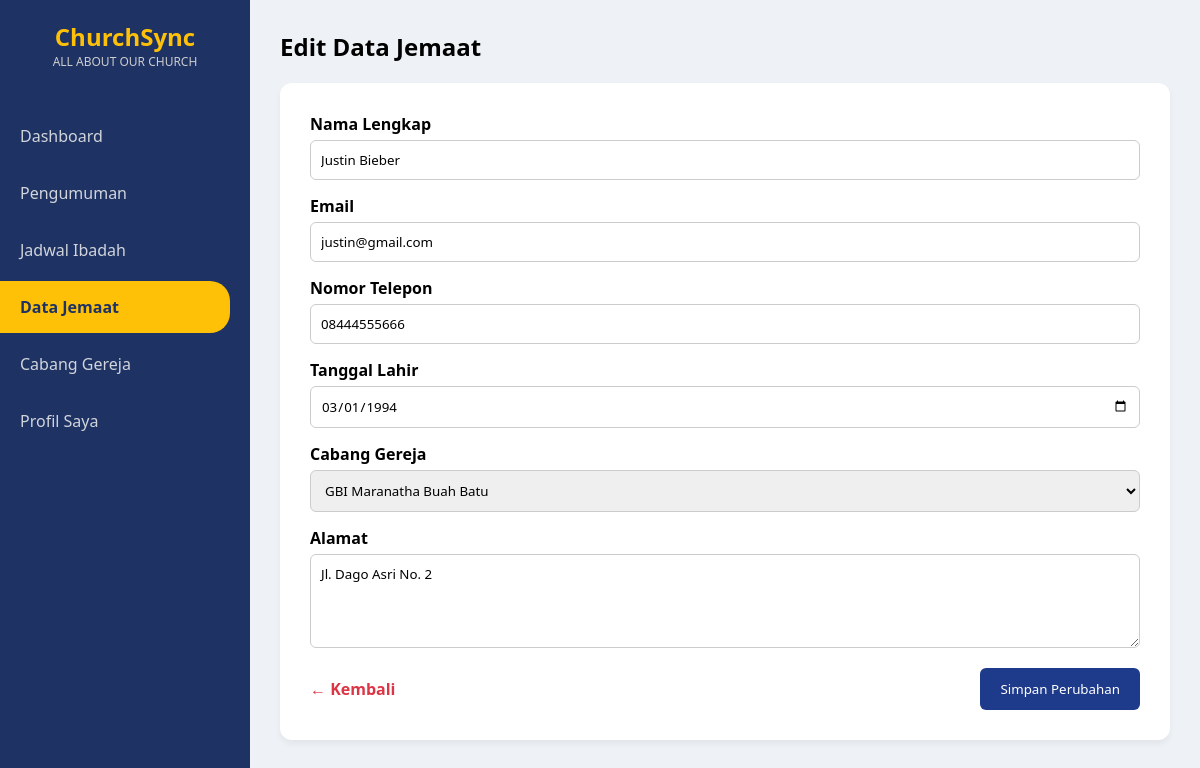
/admin/edit_jemaat.php?id=4 (signed in), run on an earlier commit of the app's database.
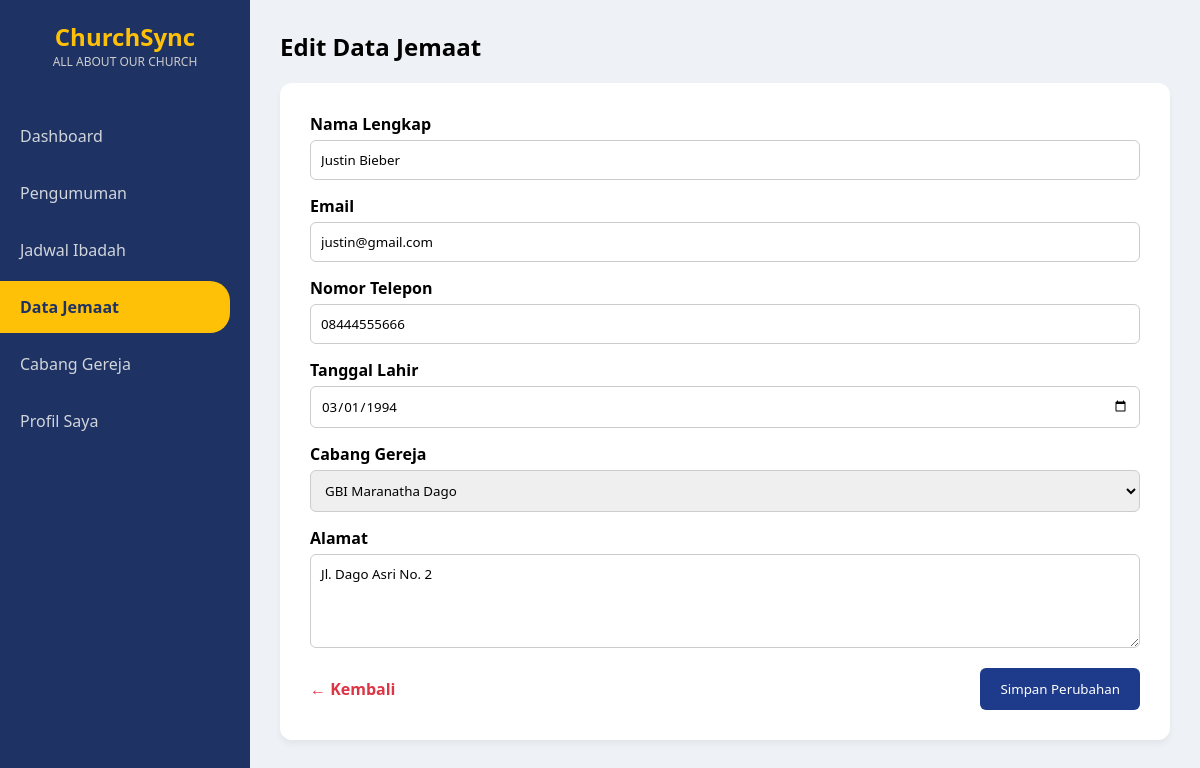
And on a later commit of the database.
### tables this page shows
CREATE TABLE `jemaat` (
  `id_jemaat` int(20) NOT NULL AUTO_INCREMENT,
  `nama_lengkap` varchar(100) NOT NULL,
  `tanggal_lahir` date NOT NULL,
  `no_telp` varchar(100) NOT NULL,
  `alamat` varchar(255) NOT NULL,
  `email` varchar(100) NOT NULL,
  `password` varchar(100) NOT NULL,
  `role` enum('jemaat','gembala_cabang','admin') NOT NULL,
  PRIMARY KEY (`id_jemaat`),
  CONSTRAINT `jemaat_ibfk_1` FOREIGN KEY (`id_jemaat`) REFERENCES `cabang_gereja` (`id_cabang`)
);

CREATE TABLE `cabang_gereja` (
  `id_cabang` int(5) NOT NULL AUTO_INCREMENT,
  `nama_cabang` varchar(100) NOT NULL,
  `alamat_cabang` varchar(255) NOT NULL,
  PRIMARY KEY (`id_cabang`)
);

### admin/edit_jemaat.php (the view, shortened to what this page needs)
<?php
include '../koneksi.php';
$id_jemaat = $_GET['id'];
$query = mysqli_query($conn,"
    SELECT *
    FROM jemaat
    WHERE id_jemaat='$id_jemaat'
");
$data = mysqli_fetch_assoc($query);
$query_cabang = mysqli_query($conn,"
    SELECT *
    FROM cabang_gereja
    ORDER BY nama_cabang
");
?>
<!DOCTYPE html>
<html lang="id">
<head>
<link rel="stylesheet" href="../style.css">
</head>
<body>
<div class="sidebar">
    <div class="sidebar-logo">
        ChurchSync
        <span>ALL ABOUT OUR CHURCH</span>
    </div>
    <nav>
        <a href="dashboard_admin.php" class="nav-link">Dashboard</a>
        <a href="pengumuman_admin.php" class="nav-link">Pengumuman</a>
        <a href="jadwal_admin_up.php" class="nav-link">Jadwal Ibadah</a>
        <a href="data_jemaat_admin.php" class="nav-link active">Data Jemaat</a>
        <a href="cabang_admin.php" class="nav-link">Cabang Gereja</a>
        <a href="profil_admin.php" class="nav-link">Profil Saya</a>
    </nav>
</div>
<div class="content-wrapper">
    <div class="main-content">
        <h2 style="margin-bottom:20px;">
            Edit Data Jemaat
        </h2>
        <div class="card">
            <form method="POST">
                <div class="form-group">
                    <label>Nama Lengkap</label>
                    <input
                        type="text"
                        name="nama_lengkap"
                        value="<?= $data['nama_lengkap']; ?>"
                        required>
                </div>
                <div class="form-group">
                    <label>Email</label>
                    <input
                        type="email"
                        name="email"
                        value="<?= $data['email']; ?>">
                </div>
                <div class="form-group">
                    <label>Nomor Telepon</label>
                    <input
                        type="text"
                        name="no_telp"
                        value="<?= $data['no_telp']; ?>">
                </div>
                <div class="form-group">
                    <label>Tanggal Lahir</label>
                    <input
                        type="date"
                        name="tanggal_lahir"
                        value="<?= $data['tanggal_lahir']; ?>">
                </div>
                <div class="form-group">
                    <label>Cabang Gereja</label>
                    <select name="id_cabang">
                        <?php while($cabang = mysqli_fetch_assoc($query_cabang)) : ?>
                            <option
                                value="<?= $cabang['id_cabang']; ?>"
                                <?= ($cabang['id_cabang'] == $data['id_cabang']) ? 'selected' : ''; ?>>
                                <?= $cabang['nama_cabang']; ?>
                            </option>
                        <?php endwhile; ?>
                    </select>
                </div>
                <div class="form-group">
                    <label>Alamat</label>
                    <textarea
                        name="alamat"
                        rows="4"><?= $data['alamat']; ?></textarea>
                </div>
                <div style="display:flex;justify-content:space-between;align-items:center;margin-top:20px;">
                    <a href="data_jemaat_admin.php" class="btn-back">
                        ← Kembali
                    </a>
                    <button
                        type="submit"
                        name="simpan"
                        class="btn-save">
                        Simpan Perubahan
                    </button>
                </div>
            </form>
        </div>
    </div>
</div>
</body>
</html>

### style.css (style rules this page uses)
:root { --primary-blue: #1e3264; --primary-yellow: #ffc107; --bg-light: #eef2f6; --card-bg: #ffffff; --text-dark: #333; --text-gray: #666; --tag-important: #dc3545; --tag-activity: #17a2b8; --tag-worship: #28a745; }
* { margin: 0; padding: 0; box-sizing: border-box; font-family: 'Segoe UI', Tahoma, Geneva, Verdana, sans-serif; }
body { display: flex; background-color: var(--bg-light); height: 100vh; }
.sidebar { width: 250px; background-color: var(--primary-blue); color: white; display: flex; flex-direction: column; padding: 20px 0; }
.sidebar-logo { text-align: center; font-size: 24px; font-weight: bold; color: var(--primary-yellow); margin-bottom: 40px; }
.sidebar-logo span { display: block; font-size: 12px; color: #ccc; font-weight: normal; }
.nav-link { padding: 15px 20px; color: #d1d5db; text-decoration: none; display: block; transition: 0.3s; margin-bottom: 5px; }
.nav-link:hover, .nav-link.active { background-color: var(--primary-yellow); color: var(--primary-blue); font-weight: bold; border-radius: 0 20px 20px 0; margin-right: 20px; }
.main-content { flex: 1; padding: 30px; overflow-y: auto; }
.content-wrapper { flex: 1; display: flex; flex-direction: column; height: 100vh; overflow: hidden; }

### admin/edit_jemaat.php (style rules this page uses)
.card { background:white; padding:30px; border-radius:12px; box-shadow:0 4px 6px rgba(0,0,0,.05); }
.form-group { margin-bottom:15px; display:flex; flex-direction:column; }
.form-group label { font-weight:600; margin-bottom:5px; }
.form-group input, .form-group select, .form-group textarea { padding:10px; border:1px solid #ccc; border-radius:6px; }
.btn-save { background:#1e3a8a; color:white; border:none; padding:12px 20px; border-radius:6px; cursor:pointer; }
.btn-back { text-decoration:none; color:#dc3545; font-weight:bold; }

What changed in the data, as far as the page shows it:
changed jemaat "Justin Bieber": id_cabang (not shown) → "GBI Maranatha Dago"
Also different on the page:
form field id_cabang: "GBI Maranatha Buah Batu" → (not shown)
